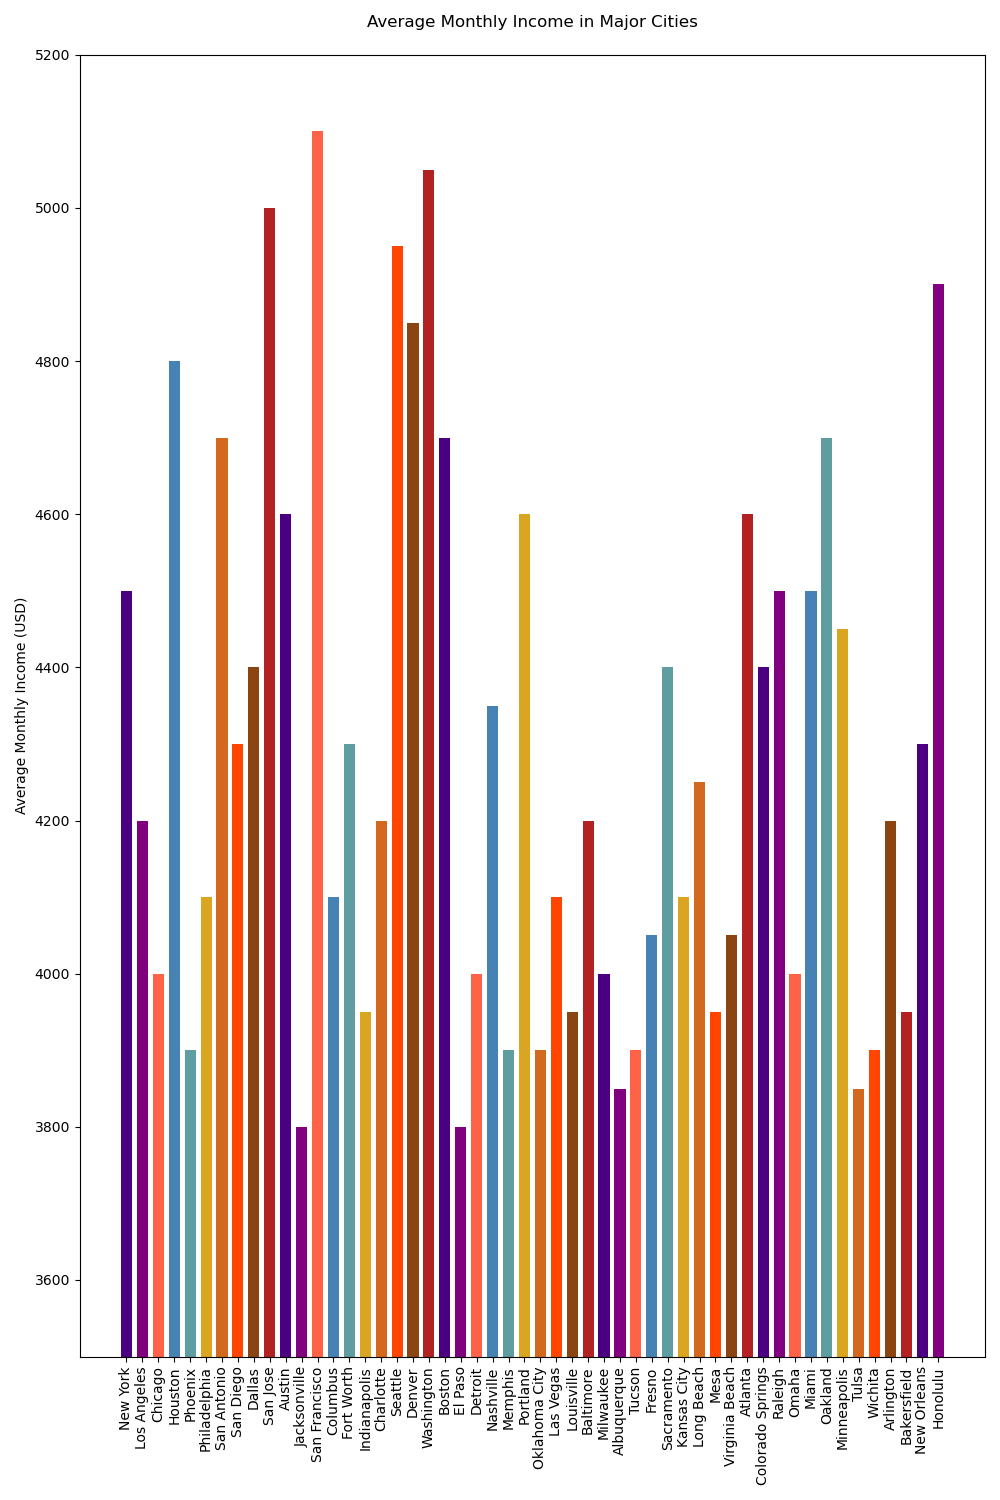

The Python source for this figure:

import matplotlib.pyplot as plt

# Data
cities = [
    'New York', 'Los Angeles', 'Chicago', 'Houston', 'Phoenix', 'Philadelphia', 'San Antonio', 'San Diego',
    'Dallas', 'San Jose', 'Austin', 'Jacksonville', 'San Francisco', 'Columbus', 'Fort Worth', 'Indianapolis',
    'Charlotte', 'Seattle', 'Denver', 'Washington', 'Boston', 'El Paso', 'Detroit', 'Nashville', 'Memphis',
    'Portland', 'Oklahoma City', 'Las Vegas', 'Louisville', 'Baltimore', 'Milwaukee', 'Albuquerque', 'Tucson',
    'Fresno', 'Sacramento', 'Kansas City', 'Long Beach', 'Mesa', 'Virginia Beach', 'Atlanta', 'Colorado Springs',
    'Raleigh', 'Omaha', 'Miami', 'Oakland', 'Minneapolis', 'Tulsa', 'Wichita', 'Arlington', 'Bakersfield',
    'New Orleans', 'Honolulu'
]
incomes = [
    4500, 4200, 4000, 4800, 3900, 4100, 4700, 4300, 4400, 5000, 4600, 3800, 5100, 4100, 4300, 3950, 4200,
    4950, 4850, 5050, 4700, 3800, 4000, 4350, 3900, 4600, 3900, 4100, 3950, 4200, 4000, 3850, 3900, 4050,
    4400, 4100, 4250, 3950, 4050, 4600, 4400, 4500, 4000, 4500, 4700, 4450, 3850, 3900, 4200, 3950, 4300,
    4900
]

# Create figure and axis objects
fig, ax = plt.subplots(figsize=(10, 15))

# Plotting the vertical bar chart
ax.bar(cities, incomes, color=['#4B0082', '#800080', '#FF6347', '#4682B4', '#5F9EA0', '#DAA520', '#D2691E', '#FF4500', '#8B4513', '#B22222']*5, width=0.7)

# Customizing the plot (labels, title, etc.)
ax.set_ylabel('Average Monthly Income (USD)')
ax.set_title('Average Monthly Income in Major Cities', pad=20)
ax.set_ylim([3500, 5200])

# Rotate x-axis labels for better readability
plt.xticks(rotation=90)

# Display the plot
plt.tight_layout()
plt.show()
